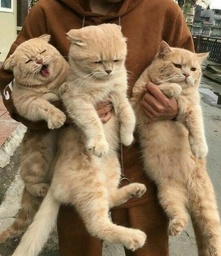
#> input picture image filtering/cats.jpg, 221 x 256 px, shrunk from 563 x 653 before the run, found by its file name
$ python main.py
#> lines starting #> are read from the running program, lines starting #| are printed output that depends on the picture
import numpy as np
from PIL import Image
import matplotlib.pyplot as plt

img = np.array(Image.open("Cats.jpg"))
#> img is the input picture: shape (256, 221, 3); mean R, G, B 142.6, 119.5, 90.4

#инвертирование
inverted_img = Image.fromarray(255 - img)
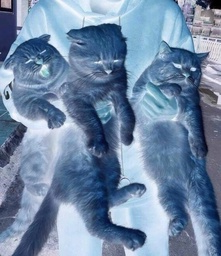
#> inverted_img: PIL image 221x256 RGB; mean R, G, B 112.4, 135.5, 164.6
plt.imshow(inverted_img)
plt.show()

#полутоновое
halftone_img = np.empty(img.shape, dtype=np.uint8)
for i in range(img.shape[0]):
    for j in range(img.shape[1]):
        halftone_img[i][j] = np.mean(img[i][j])
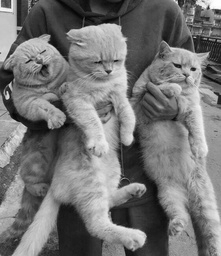
#> halftone_img: shape (256, 221, 3); min 5, max 255, mean 117.2
plt.imshow(halftone_img)
plt.show()

# добавление случайного шума
make_some_noise_img = np.empty(img.shape, dtype=np.uint8)
for i in range(img.shape[0]):
    for j in range(img.shape[1]):
        for k in range(img.shape[2]):
            if np.random.random() < 0.5:
                make_some_noise_img[i, j] = halftone_img[i, j] + np.random.normal(0, 5)
            else:
                make_some_noise_img[i, j] = halftone_img[i, j]
plt.imshow(make_some_noise_img, cmap='gray')
plt.show()

# построение гистограммы
# полутонового изображения
x = [i for i in range(256)]
#> x = 256 values from 0 to 255
y_halftone = np.zeros(256)

for i in range(img.shape[0]):
    for j in range(img.shape[1]):
        y_halftone[halftone_img[i, j]] += 1
plt.figure()
plt.bar(x, y_halftone)
plt.show()
#> figure, not shown here; tallest bar 408 high, from x = 146.6 to 147.4

#изображения с шумом
x = [i for i in range(256)]
y_noise = np.zeros(256)

for i in range(img.shape[0]):
    for j in range(img.shape[1]):
        y_noise[make_some_noise_img[i, j]] += 1
plt.figure()
plt.bar(x, y_noise)
plt.show()
#> figure, not shown here; tallest bar 402 high, from x = 146.6 to 147.4

#размытие
def gauss(x, y, disp):
    return np.exp(-(x**2+y**2)/(2*(disp**2)))/(2*np.pi*(disp**2))

def gauss_K_table(K_size, disp):
#> called with K_size = 7, disp = 3
    K_table = np.zeros((K_size, K_size), np.float64)
    pad = K_size//2
    for i in range(K_size):
        for j in range(K_size):
            K_table[i][j] = gauss(i - pad, j - pad, disp)
    K_table /= K_table.sum()
    return K_table

K_size = 7
pad = K_size//2
gauss_img = make_some_noise_img.copy()
gauss_table = gauss_K_table(K_size, 3)
for i in range(pad, img.shape[0] - pad):
    for j in range(pad, img.shape[1] - pad):
        color = 0
        for g_i in range(K_size):
            for g_j in range(K_size):
                color += make_some_noise_img[i-g_i-pad][j-g_j-pad][0].astype(np.float64)*gauss_table[g_i][g_j]
        for k in range(img.shape[2]):
            gauss_img[i][j][k] = color
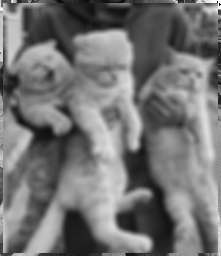
#> gauss_img: shape (256, 221, 3); min 1, max 255, mean 116.2
plt.imshow(gauss_img)
plt.show()

threshold = 20

mask_img = make_some_noise_img.copy()
for i in range(img.shape[0]):
    for j in range(img.shape[1]):
        if abs(make_some_noise_img[i][j][0].astype(np.float64) - gauss_img[i][j][0]) > threshold:
            for k in range(img.shape[2]):
                if mask_img[i][j][k] + (255 - gauss_img[i][j][k]) * 0.15 > 255:
                    mask_img[i][j][k] = 255
                else:
                    mask_img[i][j][k] += (255 - gauss_img[i][j][k]) * 0.15
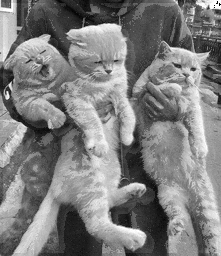
#> mask_img: shape (256, 221, 3); min 1, max 255, mean 126.8
plt.imshow(mask_img)
plt.show()

y_mask = np.zeros(256)
for i in range(img.shape[0]):
    for j in range(img.shape[1]):
        y_mask[mask_img[i, j]] += 1
plt.figure()
plt.bar(x, y_mask)
plt.show()
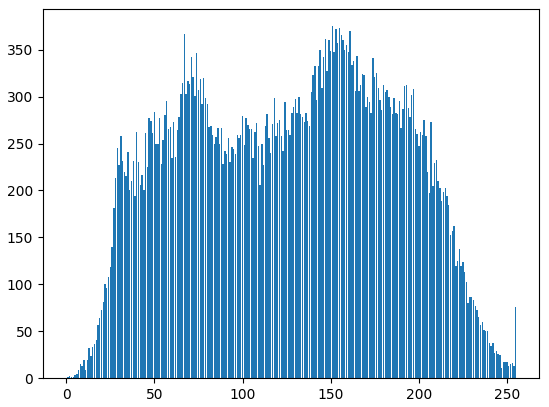
#> figure drawn by matplotlib, 1 panel; tallest bar 375 high, from x = 150.6 to 151.4

#выравнивание гистограммы, нормировка яркости
N = img.shape[0]*img.shape[1]
#> N = 56576
t = np.zeros(256, np.float64)
#> t = 256 values from 0 to 0
t[0] = y_mask[0]
for i in range(1, 256):
    t[i] = y_mask[i] + t[i - 1]
#> after the loop, t = 256 values from 0 to 56576
t_min = min(t)
#> t_min = 0
for i in range(img.shape[0]):
    for j in range(img.shape[1]):
        color = round((t[mask_img[i][j][0]] - t_min)/(N - t_min)*255.0)
        for k in range(img.shape[2]):
            mask_img[i][j][k] = color
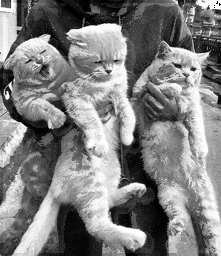
#> mask_img: shape (256, 221, 3); min 0, max 255, mean 128.1
plt.imshow(mask_img)
plt.show()

y_mask = np.zeros(256)
for i in range(img.shape[0]):
    for j in range(img.shape[1]):
        y_mask[mask_img[i, j]] += 1
plt.figure()
plt.bar(x, y_mask)
plt.show()
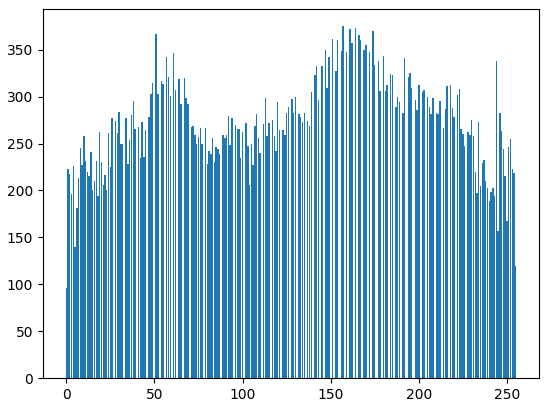
#> figure drawn by matplotlib, 1 panel; tallest bar 375 high, from x = 156.6 to 157.4
